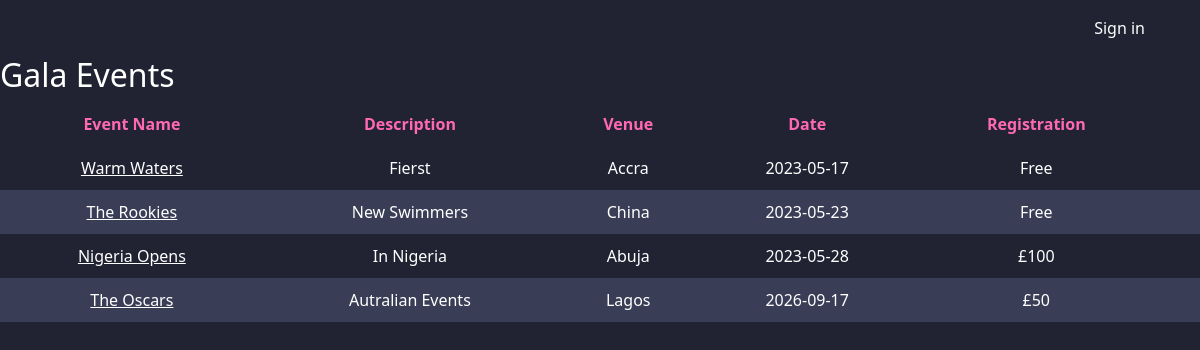
The page /guestallevents.php (signed in) on the database its author committed.
### tables this page shows
CREATE TABLE `Gala` (
  `id` int(10) UNSIGNED NOT NULL,
  `eventName` text NOT NULL,
  `venue` text NOT NULL,
  `date` date NOT NULL,
  `fee` varchar(20) NOT NULL,
  `description` text NOT NULL
);

### guestallevents.php (the view, shortened to what this page needs)
<?php
include "connect.php";
$query = "SELECT * FROM Gala";
$stmt1 = mysqli_prepare($link, $query);
mysqli_stmt_execute($stmt1);
$row = mysqli_stmt_get_result($stmt1);
?>
<!DOCTYPE html>
<html lang="en">
<head>
    <link href="https://cdn.jsdelivr.net/npm/bootstrap@5.3.0-alpha2/dist/css/bootstrap.min.css" rel="stylesheet">
    <link rel="stylesheet" href="./main.css">
    <link rel="stylesheet" href="https://cdnjs.cloudflare.com/ajax/libs/font-awesome/6.1.1/css/all.min.css" />
</head>
<body>
    <nav class="nav-options">
        <a href="signin.php">Sign in</a>
    </nav>
        <h2>Gala Events</h2>
        <table>
            <thead>
                <tr>
                    <th>Event Name</th>
                    <th>Description</th>
                    <th>Venue</th>
                    <th>Date</th>
                    <th>Registration</th>
                </tr>
            </thead>
            <tbody>
                <?php
                while ($result = mysqli_fetch_assoc($row)) {
                ?>
                    <tr>
                        <td><a href="guestgalaperformance.php?gala=<?php echo $result['eventName']; ?>"> <?php echo $result['eventName']; ?>
                            </a></td>
                        <td><?php echo $result['description']; ?></td>
                        <td><?php echo $result['venue']; ?></td>
                        <td><?php echo $result['date']; ?></td>
                        <td><?php echo $result['fee']; ?></td>
                        <td>
                        </td>
                    </tr>
                <?php } ?>
            </tbody>
        </table>
</body>
</html>

### main.css (style rules this page uses)
body { padding: 0; margin: 0; background-color: #212332; color: white; }
.nav-options { background: transparent; height: 7vh; z-index: 1; display: flex; justify-content: flex-end; align-items: center; }
.nav-options a { margin-right: 55px; }
nav a { text-decoration: none; color:white; }
table { width: 100%; border-collapse: collapse; color: white; }
th, td { text-align: center; padding: 10px; }
thead tr { color: hotpink; }
tbody tr:nth-child(even) { background-color: #393d55; color: white; }
table a { color: white; text-decoration-color: white; }

### rows shown on the page
gala: eventName "Warm Waters", description "Fierst", venue "Accra", date "2023-05-17", fee "Free"
gala: eventName "The Rookies", description "New Swimmers", venue "China", date "2023-05-23", fee "Free"
gala: eventName "Nigeria Opens", description "In Nigeria", venue "Abuja", date "2023-05-28", fee "£100"
gala: eventName "The Oscars", description "Autralian Events", venue "Lagos", date "2026-09-17", fee "£50"
